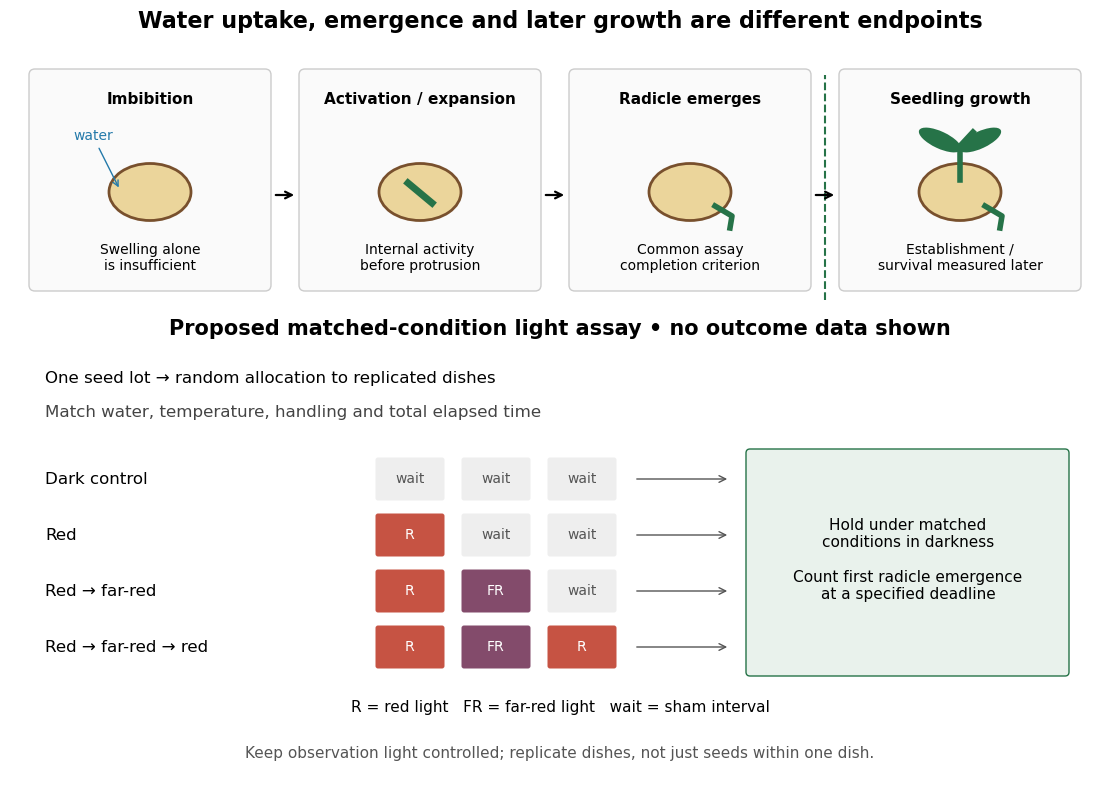

Write the Python code that produced this figure.
"""Original stage and proposed assay diagram; Python 3.14, matplotlib 3.10.7.
Run from _media; writes germination-stages-and-light-assay.png to CWD.
"""
from pathlib import Path
import matplotlib.pyplot as plt
from matplotlib.patches import Ellipse, FancyBboxPatch

plt.rcParams.update({'font.size': 12, 'font.family': 'DejaVu Sans'})
fig, ax = plt.subplots(figsize=(11.2, 8), dpi=100)
fig.patch.set_facecolor('white')
ax.set(xlim=(0, 11.2), ylim=(0, 8))
ax.axis('off')
ax.text(5.6, 7.72, 'Water uptake, emergence and later growth are different endpoints', ha='center', fontsize=16, weight='bold')
xs = [1.5, 4.2, 6.9, 9.6]
labels = ['Imbibition', 'Activation / expansion', 'Radicle emerges', 'Seedling growth']
for i, x in enumerate(xs):
    ax.add_patch(FancyBboxPatch((x-1.15, 5.15), 2.3, 2.1, boxstyle='round,pad=0.06', facecolor='#fafafa', edgecolor='#ccc'))
    ax.text(x, 6.96, labels[i], ha='center', fontsize=11, weight='bold')
    ax.add_patch(Ellipse((x, 6.08), .82, .57, facecolor='#ebd59b', edgecolor='#78502d', linewidth=2))
    if i == 0:
        ax.annotate('water', (x-.3, 6.1), xytext=(x-.77, 6.6), fontsize=10, color='#247aaa', arrowprops={'arrowstyle':'->','color':'#247aaa'})
    if i == 1:
        ax.plot([x-.12,x+.12], [6.17,5.97], color='#267348', lw=5)
    if i >= 2:
        ax.plot([x+.25,x+.42,x+.4], [5.94,5.84,5.72], color='#267348', lw=4)
    if i == 3:
        ax.plot([x,x,x+.13], [6.2,6.54,6.68], color='#267348', lw=4)
        for dx, angle in [(-.2, -25),(.2,25)]:
            ax.add_patch(Ellipse((x+dx,6.6),.46,.17,angle=angle,facecolor='#267348'))
    ax.text(x, 5.3, ['Swelling alone\nis insufficient', 'Internal activity\nbefore protrusion', 'Common assay\ncompletion criterion', 'Establishment /\nsurvival measured later'][i], ha='center', fontsize=10)
for a,b in zip(xs[:-1],xs[1:]):
    ax.annotate('', (b-1.23,6.05), xytext=(a+1.23,6.05), arrowprops={'arrowstyle':'->','lw':1.6})
ax.plot([8.25,8.25],[5,7.25], color='#267348', linestyle='--', lw=1.5)
ax.text(5.6,4.65,'Proposed matched-condition light assay • no outcome data shown',ha='center',fontsize=15,weight='bold')
ax.text(.45,4.17,'One seed lot → random allocation to replicated dishes',fontsize=12)
ax.text(.45,3.83,'Match water, temperature, handling and total elapsed time',fontsize=12,color='#444')
row_y = [3.21,2.65,2.09,1.53]
for label,y,pulses in zip(['Dark control','Red','Red → far-red','Red → far-red → red'],row_y,[[],['R'],['R','FR'],['R','FR','R']]):
    ax.text(.45,y,label,va='center',fontsize=12)
    for j in range(3):
        x=4.1+j*.86
        pulse = pulses[j] if j<len(pulses) else 'wait'
        color = '#c65343' if pulse=='R' else '#834b6b' if pulse=='FR' else '#eeeeee'
        ax.add_patch(FancyBboxPatch((x-.32,y-.19),.64,.38,boxstyle='round,pad=.025',facecolor=color,edgecolor='none'))
        ax.text(x,y,pulse,ha='center',va='center',fontsize=10,color='white' if pulse!='wait' else '#555')
    ax.annotate('', (7.3,y), xytext=(6.34,y),arrowprops={'arrowstyle':'->','color':'#555'})
ax.add_patch(FancyBboxPatch((7.5,1.28),3.15,2.19,boxstyle='round,pad=.04',facecolor='#e9f2ec',edgecolor='#267348'))
ax.text(9.08,2.4,'Hold under matched\nconditions in darkness\n\nCount first radicle emergence\nat a specified deadline',ha='center',va='center',fontsize=11)
ax.text(5.6,.88,'R = red light   FR = far-red light   wait = sham interval',ha='center',fontsize=11)
ax.text(5.6,.42,'Keep observation light controlled; replicate dishes, not just seeds within one dish.',ha='center',fontsize=11,color='#555')
fig.subplots_adjust(left=0,right=1,bottom=0,top=1)
fig.savefig(Path.cwd() / (Path(__file__).stem + '.png'),facecolor='white',transparent=False)
plt.close(fig)
